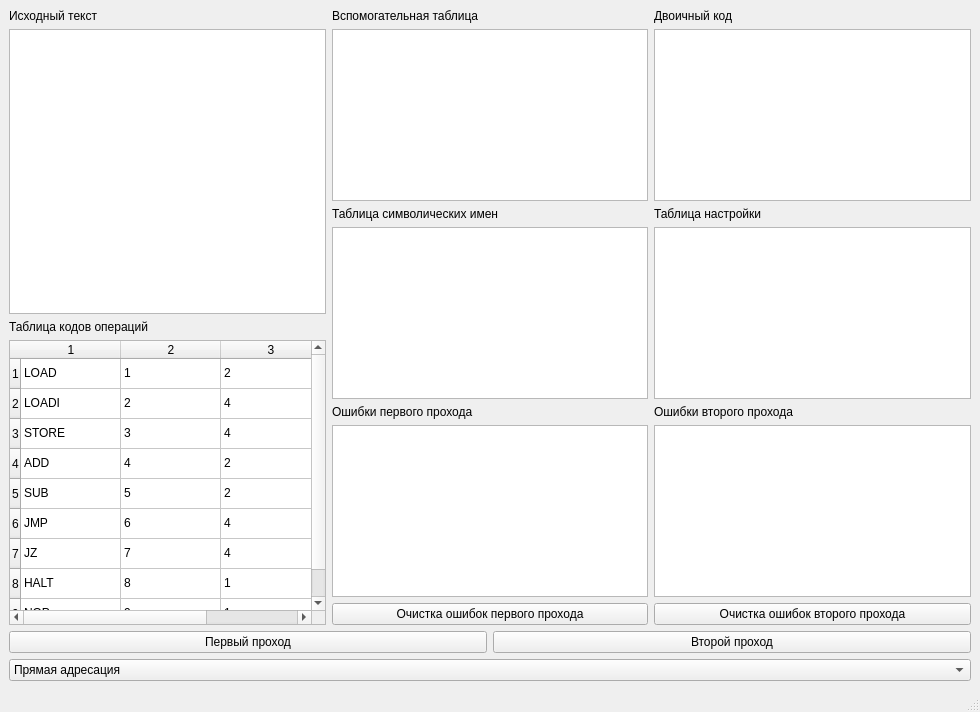
<?xml version="1.0" encoding="UTF-8"?>
<ui version="4.0">
 <class>MainWindow</class>
 <widget class="QMainWindow" name="MainWindow">
  <property name="geometry">
   <rect>
    <x>0</x>
    <y>0</y>
    <width>980</width>
    <height>712</height>
   </rect>
  </property>
  <property name="windowTitle">
   <string>MainWindow</string>
  </property>
  <widget class="QWidget" name="centralwidget">
   <layout class="QVBoxLayout" name="verticalLayout">
    <item>
     <layout class="QHBoxLayout" name="horizontalLayout">
      <item>
       <layout class="QVBoxLayout" name="leftColumn">
        <item>
         <widget class="QLabel" name="srcCode_lbl">
          <property name="text">
           <string>Исходный текст</string>
          </property>
         </widget>
        </item>
        <item>
         <widget class="QTextEdit" name="srcCode">
          <property name="font">
           <font>
            <family>Consolas</family>
           </font>
          </property>
         </widget>
        </item>
        <item>
         <widget class="QLabel" name="codeTable_lbl">
          <property name="text">
           <string>Таблица кодов операций</string>
          </property>
         </widget>
        </item>
        <item>
         <widget class="QTableWidget" name="codeTable">
          <property name="cursor" stdset="0">
           <cursorShape>CrossCursor</cursorShape>
          </property>
          <property name="showDropIndicator" stdset="0">
           <bool>true</bool>
          </property>
          <property name="rowCount">
           <number>9</number>
          </property>
          <property name="columnCount">
           <number>3</number>
          </property>
          <row/>
          <row/>
          <row/>
          <row/>
          <row/>
          <row/>
          <row/>
          <row/>
          <row/>
          <column/>
          <column/>
          <column/>
          <item row="0" column="0">
           <property name="text">
            <string>LOAD</string>
           </property>
          </item>
          <item row="0" column="1">
           <property name="text">
            <string>1</string>
           </property>
          </item>
          <item row="0" column="2">
           <property name="text">
            <string>2</string>
           </property>
          </item>
          <item row="1" column="0">
           <property name="text">
            <string>LOADI</string>
           </property>
          </item>
          <item row="1" column="1">
           <property name="text">
            <string>2</string>
           </property>
          </item>
          <item row="1" column="2">
           <property name="text">
            <string>4</string>
           </property>
          </item>
          <item row="2" column="0">
           <property name="text">
            <string>STORE</string>
           </property>
          </item>
          <item row="2" column="1">
           <property name="text">
            <string>3</string>
           </property>
          </item>
          <item row="2" column="2">
           <property name="text">
            <string>4</string>
           </property>
          </item>
          <item row="3" column="0">
           <property name="text">
            <string>ADD</string>
           </property>
          </item>
          <item row="3" column="1">
           <property name="text">
            <string>4</string>
           </property>
          </item>
          <item row="3" column="2">
           <property name="text">
            <string>2</string>
           </property>
          </item>
          <item row="4" column="0">
           <property name="text">
            <string>SUB</string>
           </property>
          </item>
          <item row="4" column="1">
           <property name="text">
            <string>5</string>
           </property>
          </item>
          <item row="4" column="2">
           <property name="text">
            <string>2</string>
           </property>
          </item>
          <item row="5" column="0">
           <property name="text">
            <string>JMP</string>
           </property>
          </item>
          <item row="5" column="1">
           <property name="text">
            <string>6</string>
           </property>
          </item>
          <item row="5" column="2">
           <property name="text">
            <string>4</string>
           </property>
          </item>
          <item row="6" column="0">
           <property name="text">
            <string>JZ</string>
           </property>
          </item>
          <item row="6" column="1">
           <property name="text">
            <string>7</string>
           </property>
          </item>
          <item row="6" column="2">
           <property name="text">
            <string>4</string>
           </property>
          </item>
          <item row="7" column="0">
           <property name="text">
            <string>HALT</string>
           </property>
          </item>
          <item row="7" column="1">
           <property name="text">
            <string>8</string>
           </property>
          </item>
          <item row="7" column="2">
           <property name="text">
            <string>1</string>
           </property>
          </item>
          <item row="8" column="0">
           <property name="text">
            <string>NOP</string>
           </property>
          </item>
          <item row="8" column="1">
           <property name="text">
            <string>9</string>
           </property>
          </item>
          <item row="8" column="2">
           <property name="text">
            <string>1</string>
           </property>
          </item>
         </widget>
        </item>
       </layout>
      </item>
      <item>
       <layout class="QVBoxLayout" name="middleColumn">
        <item>
         <widget class="QLabel" name="helpTable_lbl">
          <property name="text">
           <string>Вспомогательная таблица</string>
          </property>
         </widget>
        </item>
        <item>
         <widget class="QTableWidget" name="helpTable">
          <property name="editTriggers">
           <set>QAbstractItemView::EditTrigger::NoEditTriggers</set>
          </property>
         </widget>
        </item>
        <item>
         <widget class="QLabel" name="symbolicNameTable_lbl">
          <property name="text">
           <string>Таблица символических имен</string>
          </property>
         </widget>
        </item>
        <item>
         <widget class="QTableWidget" name="symbolicNameTable">
          <property name="editTriggers">
           <set>QAbstractItemView::EditTrigger::NoEditTriggers</set>
          </property>
         </widget>
        </item>
        <item>
         <widget class="QLabel" name="firstPassErr_lbl">
          <property name="text">
           <string>Ошибки первого прохода</string>
          </property>
         </widget>
        </item>
        <item>
         <widget class="QListWidget" name="firstPassErr"/>
        </item>
        <item>
         <widget class="QPushButton" name="clearFirst">
          <property name="text">
           <string>Очистка ошибок первого прохода</string>
          </property>
         </widget>
        </item>
       </layout>
      </item>
      <item>
       <layout class="QVBoxLayout" name="rightColumn">
        <item>
         <widget class="QLabel" name="binaryCode_lbl">
          <property name="text">
           <string>Двоичный код</string>
          </property>
         </widget>
        </item>
        <item>
         <widget class="QListWidget" name="binaryCode"/>
        </item>
        <item>
         <widget class="QLabel" name="modTable_lbl">
          <property name="text">
           <string>Таблица настройки</string>
          </property>
         </widget>
        </item>
        <item>
         <widget class="QTableWidget" name="modTable">
          <property name="editTriggers">
           <set>QAbstractItemView::EditTrigger::NoEditTriggers</set>
          </property>
         </widget>
        </item>
        <item>
         <widget class="QLabel" name="secondPassErr_lbl">
          <property name="text">
           <string>Ошибки второго прохода</string>
          </property>
         </widget>
        </item>
        <item>
         <widget class="QListWidget" name="secondPassErr"/>
        </item>
        <item>
         <widget class="QPushButton" name="clearSecond">
          <property name="text">
           <string>Очистка ошибок второго прохода</string>
          </property>
         </widget>
        </item>
       </layout>
      </item>
     </layout>
    </item>
    <item>
     <layout class="QVBoxLayout" name="verticalLayout_2"/>
    </item>
    <item>
     <layout class="QHBoxLayout" name="horizontalLayout_2">
      <item>
       <widget class="QPushButton" name="firstPass">
        <property name="text">
         <string>Первый проход</string>
        </property>
       </widget>
      </item>
      <item>
       <widget class="QPushButton" name="secondPass">
        <property name="text">
         <string>Второй проход</string>
        </property>
       </widget>
      </item>
     </layout>
    </item>
    <item>
     <widget class="QComboBox" name="chooseAddrMethod">
      <item>
       <property name="text">
        <string>Прямая адресация</string>
       </property>
      </item>
      <item>
       <property name="text">
        <string>Относительная адресация</string>
       </property>
      </item>
      <item>
       <property name="text">
        <string>Смешанная адресация</string>
       </property>
      </item>
     </widget>
    </item>
   </layout>
  </widget>
  <widget class="QMenuBar" name="menubar">
   <property name="geometry">
    <rect>
     <x>0</x>
     <y>0</y>
     <width>980</width>
     <height>26</height>
    </rect>
   </property>
  </widget>
  <widget class="QStatusBar" name="statusbar"/>
 </widget>
 <resources/>
 <connections/>
</ui>
